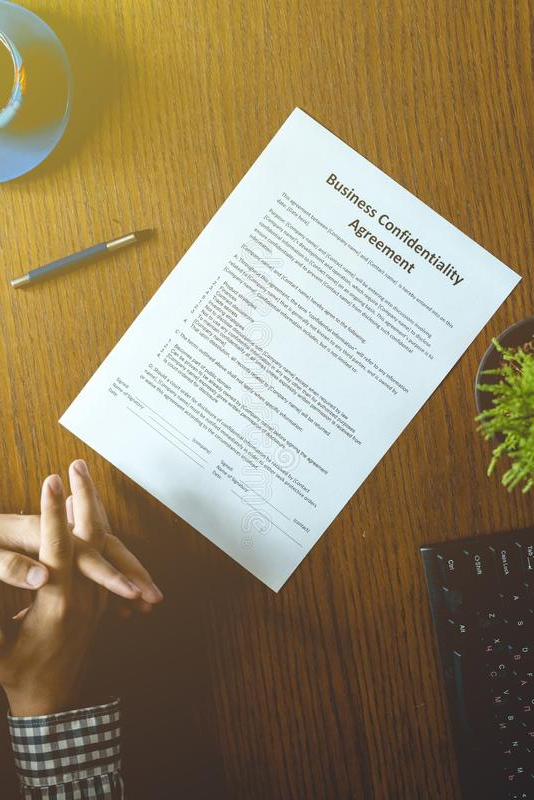
#> input picture YouTube_OpenCV_3_Hours_Course/document.jpg, 534 x 800 px
$ python project2.py
#> lines starting #> are read from the running program, lines starting #| are printed output that depends on the picture; after the words box and inside, x2 and y2 are one past the last pixel; in counts of white or black regions, pixels touching at a corner belong together
"""Document Scanner"""
import cv2 as cv
import numpy as np
import os

# [8 lines of commented-out code are left out]
file_path = os.path.dirname(__file__)
img = cv.imread(file_path + '/document.jpg')
#> img is the input picture: shape (800, 534, 3); mean B, G, R 100.5, 131.8, 147.2
imageHeight, imageWidth = img.shape[:2]
#> imageHeight = 800; imageWidth = 534


def stackImages(scale,imgArray):
    rows = len(imgArray)
    cols = len(imgArray[0])
    rowsAvailable = isinstance(imgArray[0], list)
    width = imgArray[0][0].shape[1]
    height = imgArray[0][0].shape[0]
    if rowsAvailable:
        for x in range ( 0, rows):
            for y in range(0, cols):
                if imgArray[x][y].shape[:2] == imgArray[0][0].shape [:2]:
                    imgArray[x][y] = cv.resize(imgArray[x][y], (0, 0), None, scale, scale)
                else:
                    imgArray[x][y] = cv.resize(imgArray[x][y], (imgArray[0][0].shape[1], imgArray[0][0].shape[0]), None, scale, scale)
                if len(imgArray[x][y].shape) == 2: imgArray[x][y]= cv.cvtColor( imgArray[x][y], cv.COLOR_GRAY2BGR)
        imageBlank = np.zeros((height, width, 3), np.uint8)
        hor = [imageBlank]*rows
        hor_con = [imageBlank]*rows
        for x in range(0, rows):
            hor[x] = np.hstack(imgArray[x])
        ver = np.vstack(hor)
    else:
        for x in range(0, rows):
            if imgArray[x].shape[:2] == imgArray[0].shape[:2]:
                imgArray[x] = cv.resize(imgArray[x], (0, 0), None, scale, scale)
            else:
                imgArray[x] = cv.resize(imgArray[x], (imgArray[0].shape[1], imgArray[0].shape[0]), None,scale, scale)
            if len(imgArray[x].shape) == 2: imgArray[x] = cv.cvtColor(imgArray[x], cv.COLOR_GRAY2BGR)
        hor= np.hstack(imgArray)
        ver = hor
    return ver


def getContours(img):
    biggest = np.array([])
    maxArea = 0
    #external - outer details in RETR EXTERNAL
    #aprox chain - give us all elemtns non compress in one detail

    contours, hierarchy = cv.findContours(img,cv.RETR_EXTERNAL, cv.CHAIN_APPROX_NONE)
    for cnt in contours:
        #cv.drawContours(imgContour, cnt, -1, (252, 132, 3), 3)
        area = cv.contourArea(cnt)
        #contourldx draw all the contour
        if area >5000:
            perimeter  = cv.arcLength(cnt,True) #true bcs its closed

            #aprox corner points
            approx = cv.approxPolyDP(cnt, 0.02*perimeter, True)
            if area > maxArea and len(approx) == 4:
                biggest = approx
                maxArea = area
    cv.drawContours(imgContour, biggest, -1, (252, 132, 3), 3)

    return biggest


def sorter(myPoints):
    myPoints = myPoints.reshape((4,2))
    myPointsNew = np.zeros((4,1,2),np.int32)
    add = myPoints.sum(1)
    #print('add',add)

    myPointsNew[0] = myPoints[np.argmin(add)]
    myPointsNew[3] = myPoints[np.argmax(add)]
    diff = np.diff(myPoints,axis=1)
    myPointsNew[1] = myPoints[np.argmin(diff)]
    myPointsNew[2] = myPoints[np.argmax(diff)]
    #print("New points",myPointsNew)
    return myPointsNew


def getWarp(img, biggest):
    biggest = sorter(biggest)
    pts1 = np.float32(biggest)
    pts2 = np.float32([[0, 0], [imageWidth, 0], [0, imageHeight], [imageWidth, imageHeight]])

    matrix = cv.getPerspectiveTransform(pts1, pts2)
    imgOutput = cv.warpPerspective(img, matrix, (imageWidth, imageHeight))

    imgCropped = imgOutput[20:imgOutput.shape[0]-20,20:imgOutput.shape[1]-20]
    imgCropped = cv.resize(imgCropped,(imageWidth,imageHeight))

    return imgCropped

def preProcessing(img):
    imgGray = cv.cvtColor(img,cv.COLOR_BGR2GRAY)
    imgBlur = cv.GaussianBlur(imgGray,(5,5),1)
    imgCanny = cv.Canny(imgBlur,150,150)
    kernel = np.ones((3,3))
    imgDial = cv.dilate(imgCanny,kernel,iterations=2)
    imgErode = cv.erode(imgDial,kernel,iterations =1)

    return imgErode


while True:
    #success, img = cap.read()

    img = cv.resize(img,(imageWidth,imageHeight))
    imgContour = img.copy()
    imgThreshold = preProcessing(img)
#> in preProcessing, `imgGray = cv.cvtColor(img,cv.COLOR_BGR2GRAY)`:
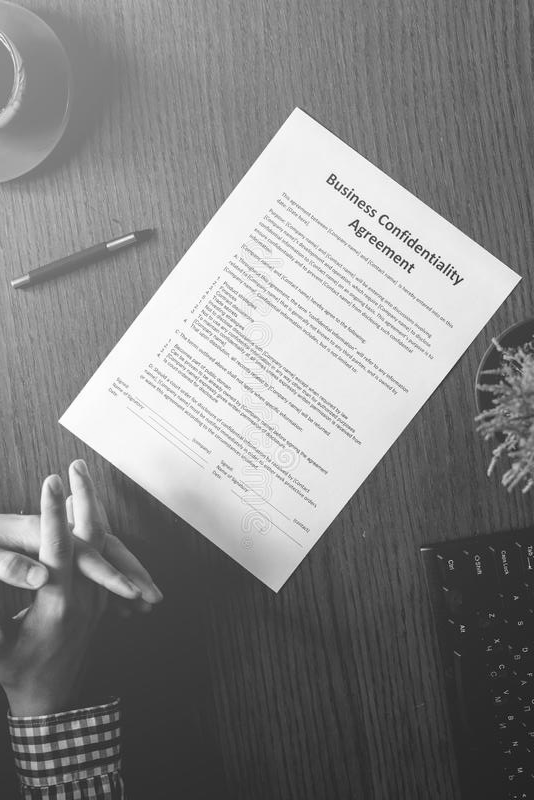
#> imgGray: shape (800, 534); min 9, max 255, mean 132.8
#> in preProcessing, `imgCanny = cv.Canny(imgBlur,150,150)`:
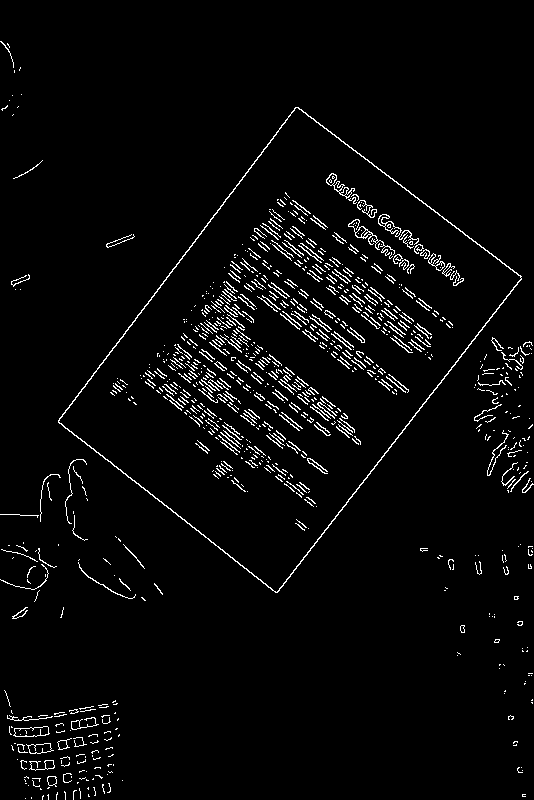
#> imgCanny: shape (800, 534); 3.4% white in thin lines or dots
#> in preProcessing, `imgDial = cv.dilate(imgCanny,kernel,iterations=2)`:
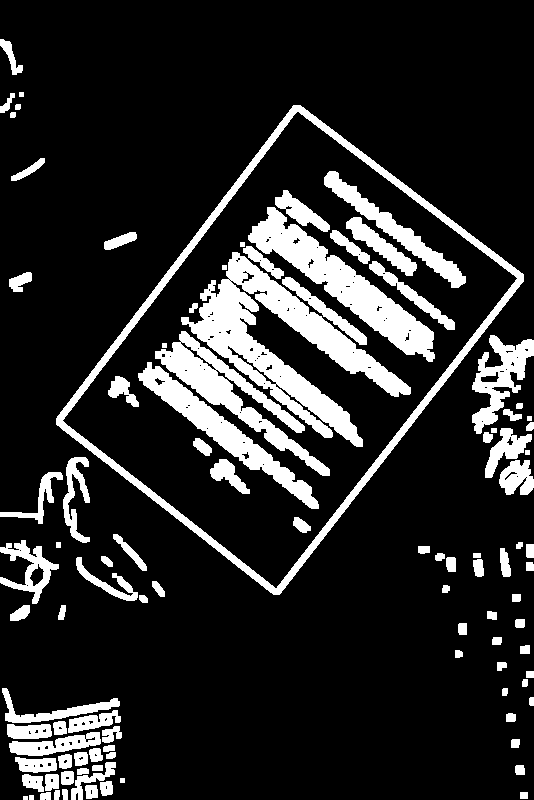
#> imgDial: shape (800, 534); 15.9% white; 101 white regions, largest, box (x1, y1, x2, y2) and area: (181, 252, 411, 447) 12751, (56, 105, 524, 595) 9461, (248, 207, 435, 362) 7131
#> in preProcessing, `imgErode = cv.erode(imgDial,kernel,iterations =1)`:
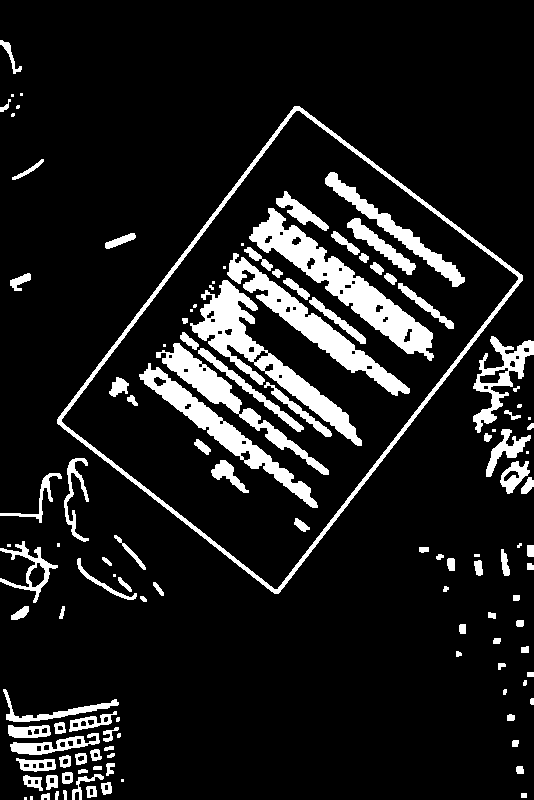
#> imgErode: shape (800, 534); 11.6% white; 124 white regions (25 under 20 px)
    #cv.imshow('img',imgThreshold)
    biggest = getContours(imgThreshold)
#> in getContours, `contours, hierarchy = cv.findContours(img,cv.RETR_EXTERNAL, cv.CHAIN_A..`: contours = 91 contours, 26 with area under 20; largest, box (x1, y1, x2, y2) and area: (57, 106, 523, 594) 113682, (473, 336, 534, 433) 1823, (0, 541, 58, 603) 898, (10, 733, 100, 755) 780, (3, 689, 119, 722) 600
#> the loop in getContours, `for cnt in contours:` made 91 passes
#> (area, perimeter, biggest, maxArea) on pass 86: (113682, 1423.7, [[299, 106], [57, 419], [274, 593], [522, 280]], 113682)
#> area on passes 3, 4, 6, 7, 8, 10: 20, 35, 21, 93, 98, 131.5
#> after the loop in getContours, `for cnt in contours:`: maxArea = 113682
#> in getContours, `cv.drawContours(imgContour, biggest, -1, (252, 132, 3), 3)`: imgContour: shape (800, 534, 3); 0.01% of pixels changed, all inside (x1, y1, x2, y2) = (55, 104, 525, 596)
#> biggest = [[299, 106], [57, 419], [274, 593], [522, 280]]
    if biggest.size != 0:
        imgWarped = getWarp(img,biggest)
#> in sorter, `add = myPoints.sum(1)`: add = [405, 476, 867, 802]
#> in sorter, `diff = np.diff(myPoints,axis=1)`: diff = [-193, 362, 319, -242]
#> in getWarp, `biggest = sorter(biggest)`: biggest = [[299, 106], [522, 280], [57, 419], [274, 593]]
#> in getWarp, `matrix = cv.getPerspectiveTransform(pts1, pts2)`: matrix = [[1.53, 1.18, -582.7], [-1.24, 1.59, 202.5], [5.32e-05, -1.28e-05, 1]]
#> in getWarp, `imgOutput = cv.warpPerspective(img, matrix, (imageWidth, imageHeight))`:
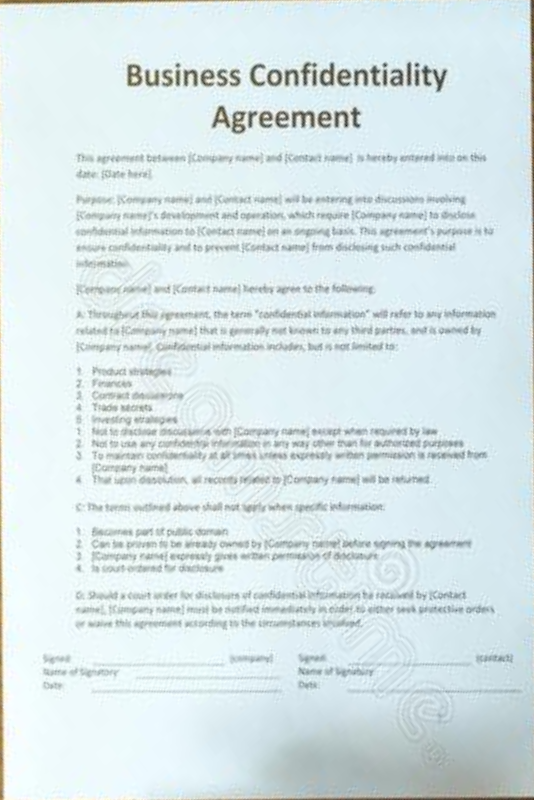
#> imgOutput: shape (800, 534, 3); mean B, G, R 232.6, 230.3, 216.5
#> in getWarp, `imgCropped = imgOutput[20:imgOutput.shape[0]-20,20:imgOutput.shape[1]-..`:
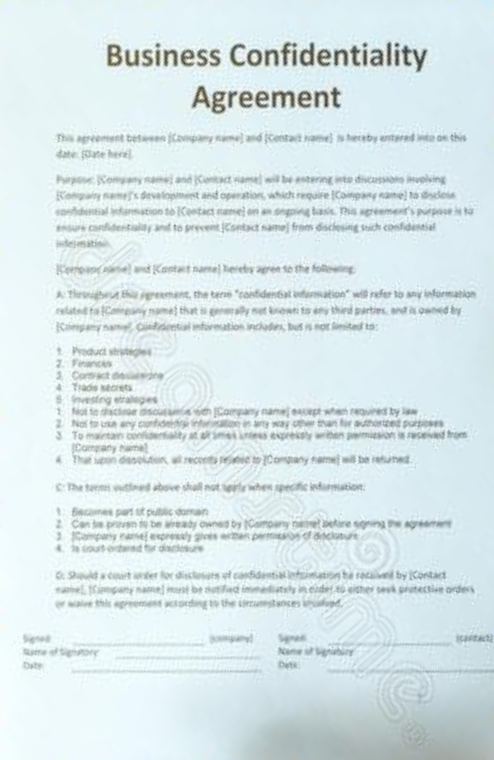
#> imgCropped: shape (760, 494, 3); mean B, G, R 233.5, 230.9, 216.7
        cv.imshow('Stacked',stackImages(0.6,[img,imgThreshold,imgWarped]))
#> in stackImages, `rows = len(imgArray)`: rows = 3
#> in stackImages, `cols = len(imgArray[0])`: cols = 800
#> in stackImages, `rowsAvailable = isinstance(imgArray[0], list)`: rowsAvailable = False
#> after the loop in stackImages, `for x in range(0, rows):`: imgArray = 3 items
#> in stackImages, `hor= np.hstack(imgArray)`:
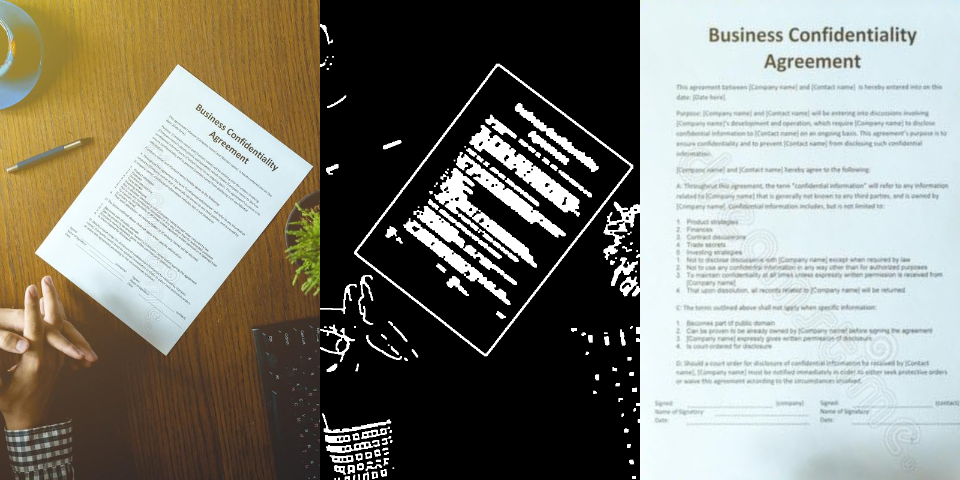
#> hor: shape (480, 960, 3); mean of channels 0, 1, 2 121.1, 130.7, 131.1; drawn as B, G, R
    else:
        cv.imshow('Stacked', stackImages(0.6, [img, img, img]))
    #cv.imshow('WebCam',imgWarped)
    #cv.imshow('WebCam',img)
    if cv.waitKey(0) & 0xFF == ord('q'):
#> (key q is pressed here)
        break
